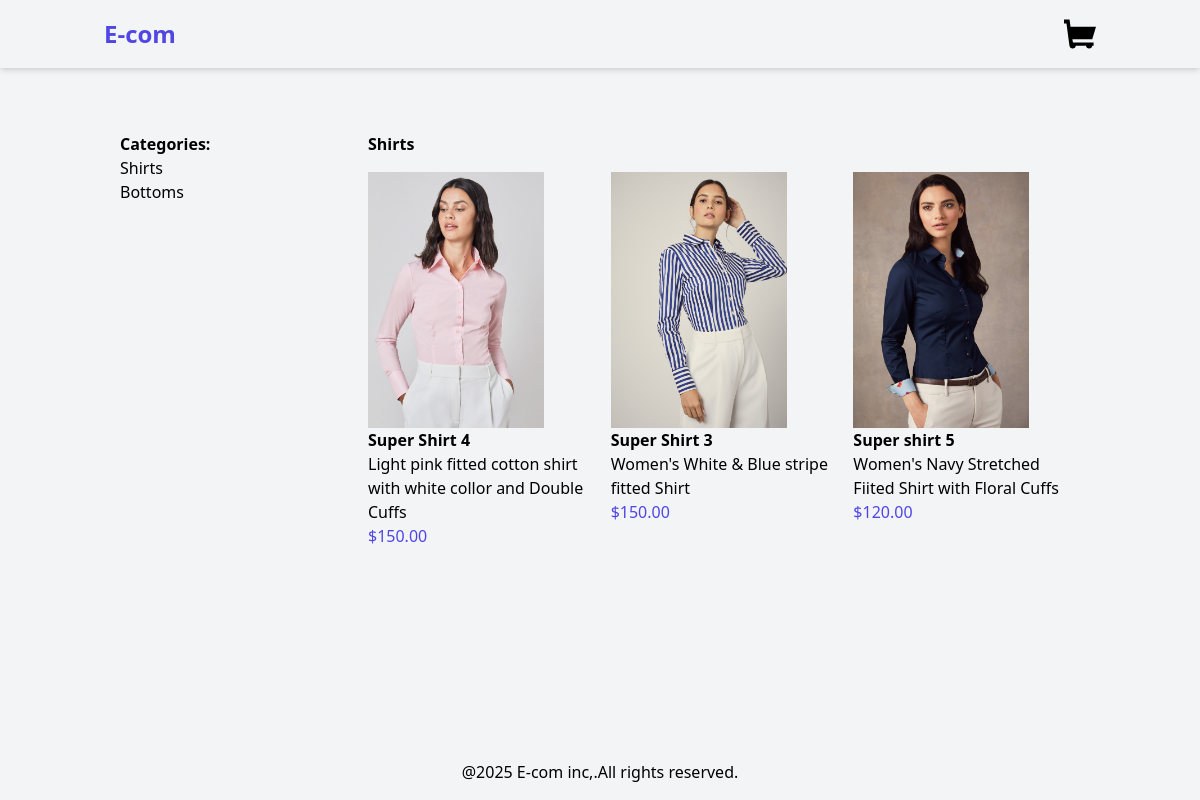
Page /shirts/ on the committed database.
### products/models.py (models this page shows, shortened)
class Category(models.Model):
    name=models.CharField(max_length=250)
    slug=models.SlugField(unique=True)
    class Meta:
        verbose_name_plural='categories'

class Product(models.Model):
    category=models.ForeignKey(Category,related_name="products",on_delete=models.CASCADE)
    name=models.CharField( max_length=250)
    slug=models.SlugField(max_length=250)
    description=models.TextField(max_length=250,blank=True)
    price=models.DecimalField(max_digits=10,decimal_places=2)
    available=models.BooleanField(default=True)
    created=models.DateTimeField(auto_now_add=True)
    updated=models.DateTimeField(auto_now=True)
    image=models.ImageField(upload_to='products',blank=True,null=True)

### products/views.py (the view)
# urls.py: path('',views.product_list,name="product_list"),
def product_list(request,category_slug=None):
    category=None
    products=Product.objects.filter(available=True)
    categories=Category.objects.all()
    if category_slug:
        category=get_object_or_404(Category,slug=category_slug)
        products=products.filter(category=category)
    return render(request,'products/product/list.html',context={'category':category,'products':products,'categories':categories})

### products/templates/products/product/list.html (shortened to what this page needs)
{% extends 'base.html' %}
{% block content %}
<div class="container mx-auto p-4 flex">
    <aside class="w-1/4 p-4">
        <h2 class="font-bold">
            Categories:
        </h2>
        <ul>
            {% for category in categories %}
            <li>
                <a href="{% url 'products:product_list_by_category' category.slug %}">{{category.name}}</a>
            </li>
            {% endfor %}
        </ul>
    </aside>
    <main  class="w-3/4 p-4">
        {% if category %}
        <h2 class="font-bold mb-4">{{category.name}}</h2>
        {% else %}
        <h2 class="font-bold mb-4">All Products</h2>
        {% endif %}
        <div class="grid grid-cols-3 gap-4">
            {% for product in products %}
            <a href="{% url 'products:product_detail' product.id product.slug %}">
            <div>
                {% if product.image %}
                <img src="{{product.image.url}}" alt={{product.name}} class="h-64 w-44 object-cover">
                {% else %}
                <p>product is not available</p>
                {% endif %}
                <h3 class="font-semibold">{{product.name}}</h3>
                <p>{{product.description}}</p>
                <p class="text-indigo-600">${{product.price}}</p>
            </div>
            {% endfor %}
        </div>
    </main>
</div>
{% endblock %}

### rows in the picture
Category: name "Shirts"
Category: name "Bottoms"
Product: image (picture), name "Super Shirt 4", description "Light pink fitted cotton shirt with white collor and Double Cuffs", price "150.00"
Product: image (picture), name "Super Shirt 3", description "Women's White & Blue stripe fitted Shirt", price "150.00"
Product: image (picture), name "Super shirt 5", description "Women's Navy Stretched Fiited Shirt with Floral Cuffs", price "120.00"
